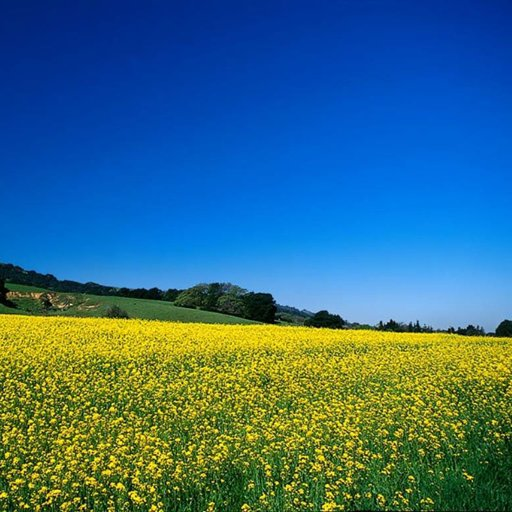
#> input picture taller2/a.jpg, 512 x 512 px
$ python taller02.py
#> lines starting #> are read from the running program, lines starting #| are printed output that depends on the picture
import sys
import cv2 as cv
import numpy as np


def main(argv):

    filename = argv[0] if len(argv) > 0 else 'a.jpg'
    # Load the image
    src = cv.imread(cv.samples.findFile(filename))
#> src is the input picture: shape (512, 512, 3); mean B, G, R 129.3, 107.2, 55
    # Check if image is loaded fine
    if src is None:
        print('Error opening image!')
        print(
            'Usage: pyramids.py [image_name -- default ../data/chicky_512.png] \n')
        return -1

    #src = cv.pyrUp(src, dstsize=(2 * cols, 2 * rows))
    src = down_scale(src, "Gaussian_nivel-1.jpg")
#> after the loop in processImage, `for i in range(len(image)):`: new_image = 256 items
    src = down_scale(src, "Gaussian_nivel-2.jpg")
    src = down_scale(src, "Gaussian_nivel-3.jpg")


    src = cv.imread(cv.samples.findFile(filename))
    src = upscale(src, "Gaussian_nivel1.jpg")
#> in proccessImageUpscale, `basic = np.array([0, 0, 0], dtype=np.uint8)`: basic = [0, 0, 0]
#> in proccessImageUpscale, `new_row = np.array([basic]*size)`: new_row = 1024 rows, first 8: [0, 0, 0], [0, 0, 0], [0, 0, 0], [0, 0, 0], [0, 0, 0], [0, 0, 0], [0, 0, 0], [0, 0, 0]
#> in proccessImageUpscale, `new_matrix = np.array([new_row]*size)`: new_matrix: shape (1024, 1024, 3); every value is 0
#> after the loop in proccess_upscale, `for i in range(len(new_image)):`: k = 512
#> in gaussBiggerLayer, `kernel = np.ones((kernel_size, kernel_size), dtype=np.float64)`: kernel = [[1, 1, 1, 1, 1], [1, 1, 1, 1, 1], [1, 1, 1, 1, 1], [1, 1, 1, 1, 1], [1, 1, 1, 1, 1]]
#> in gaussBiggerLayer, `kernel = np.float64([[1/64, 4/64, 6/64, 4/64, 1/64], [4/64, 16/64, 24/..`: kernel = [[0.0156, 0.0625, 0.0938, 0.0625, 0.0156], [0.0625, 0.25, 0.375, 0.25, 0.0625], [0.0938, 0.375, 0.562, 0.375, 0.0938], [0.0625, 0.25, 0.375, 0.25, 0.0625], [0.0156, 0.0625, 0.0938, 0.0625, 0.0156]]
    src = upscale(src, "Gaussian_nivel2.jpg")
#> in proccessImageUpscale (call 2), `new_row = np.array([basic]*size)`: new_row = 2048 rows, first 8: [0, 0, 0], [0, 0, 0], [0, 0, 0], [0, 0, 0], [0, 0, 0], [0, 0, 0], [0, 0, 0], [0, 0, 0]
#> in proccessImageUpscale (call 2), `new_matrix = np.array([new_row]*size)`: new_matrix: shape (2048, 2048, 3); every value is 0
    src = upscale(src, "Gaussian_nivel3.jpg")
#> in proccessImageUpscale (call 3), `new_matrix = np.array([new_row]*size)`: new_matrix: shape (4096, 4096, 3); every value is 0

    ## Diferencias de nivel (Laplaciana)
    aux = cv.imread('Gaussian_nivel-3.jpg')
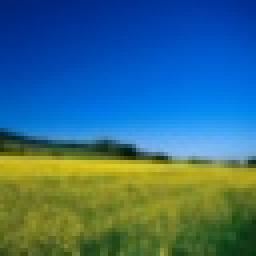
#> aux: shape (64, 64, 3) (shown 4 times larger); mean B, G, R 128.8, 107.6, 55.4
    cv.imwrite("Laplaciana_nivel_0.jpg",aux)
    #laplaciana nivel 1
    src = cv.imread('Gaussian_nivel-2.jpg') - upscale2(aux)
#> in proccessImageUpscale (call 4), `new_row = np.array([basic]*size)`: new_row = 128 rows, first 8: [0, 0, 0], [0, 0, 0], [0, 0, 0], [0, 0, 0], [0, 0, 0], [0, 0, 0], [0, 0, 0], [0, 0, 0]
#> in proccessImageUpscale (call 4), `new_matrix = np.array([new_row]*size)`: new_matrix: shape (128, 128, 3); every value is 0
#> the loop in proccess_upscale (call 4), `for i in range(len(new_image)):` made 128 passes
#> after the loop in proccess_upscale (call 4), `for i in range(len(new_image)):`:
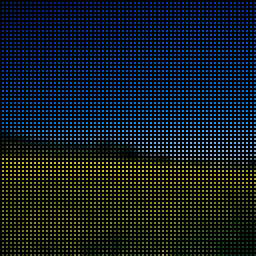
#> new_image: shape (128, 128, 3) (shown 2 times larger); mean of channels 0, 1, 2 32.2, 26.9, 13.8; drawn as B, G, R
#> after the loop in proccess_upscale (call 4), `for i in range(len(new_image)):`: k = 64
#> src: shape (128, 128, 3)
    cv.imwrite("Laplaciana_nivel_1.jpg",src)

    #laplaciana nivel 2
    aux = cv.imread('Gaussian_nivel-2.jpg')
#> aux: shape (128, 128, 3)
    src = cv.imread('Gaussian_nivel-1.jpg') - upscale2(aux)
#> in proccessImageUpscale (call 5), `new_row = np.array([basic]*size)`: new_row = 256 rows, first 8: [0, 0, 0], [0, 0, 0], [0, 0, 0], [0, 0, 0], [0, 0, 0], [0, 0, 0], [0, 0, 0], [0, 0, 0]
#> in proccessImageUpscale (call 5), `new_matrix = np.array([new_row]*size)`: new_matrix: shape (256, 256, 3); every value is 0
#> after the loop in proccess_upscale (call 5), `for i in range(len(new_image)):`:
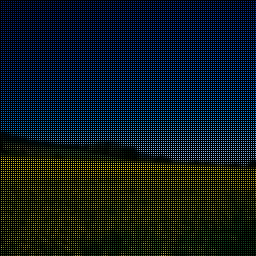
#> new_image: shape (256, 256, 3); mean of channels 0, 1, 2 32.3, 26.8, 13.8; drawn as B, G, R
#> after the loop in proccess_upscale (call 5), `for i in range(len(new_image)):`: k = 128
#> src: shape (256, 256, 3)
    cv.imwrite("Laplaciana_nivel_2.jpg",src)

    #laplaciana nivel 3
    aux = cv.imread('Gaussian_nivel-1.jpg')
#> aux: shape (256, 256, 3)
    src = cv.imread(filename) - upscale2(aux)
#> in proccessImageUpscale (call 6), `new_row = np.array([basic]*size)`: new_row = 512 rows, first 8: [0, 0, 0], [0, 0, 0], [0, 0, 0], [0, 0, 0], [0, 0, 0], [0, 0, 0], [0, 0, 0], [0, 0, 0]
#> in proccessImageUpscale (call 6), `new_matrix = np.array([new_row]*size)`: new_matrix: shape (512, 512, 3); every value is 0
#> after the loop in proccess_upscale (call 6), `for i in range(len(new_image)):`:
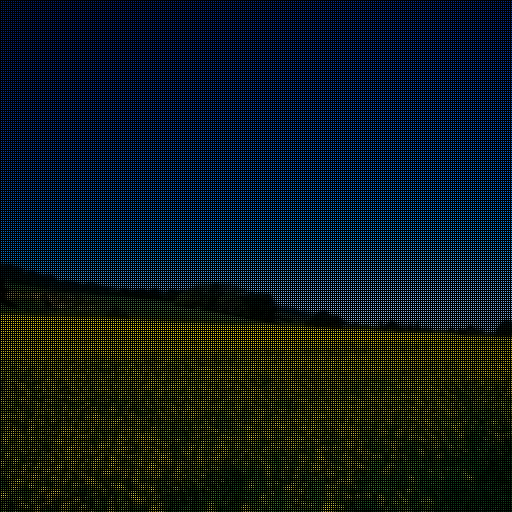
#> new_image: shape (512, 512, 3); mean of channels 0, 1, 2 32.3, 26.8, 13.8; drawn as B, G, R
#> after the loop in proccess_upscale (call 6), `for i in range(len(new_image)):`: k = 256
#> src: shape (512, 512, 3)
    cv.imwrite("Laplaciana_nivel_3.jpg",src)

    #laplaciana nivel 4
    aux = cv.imread(filename)
    src = cv.imread('Gaussian_nivel1.jpg') - upscale2(aux)
#> in proccessImageUpscale (call 7), `new_row = np.array([basic]*size)`: new_row = 1024 rows, first 8: [0, 0, 0], [0, 0, 0], [0, 0, 0], [0, 0, 0], [0, 0, 0], [0, 0, 0], [0, 0, 0], [0, 0, 0]
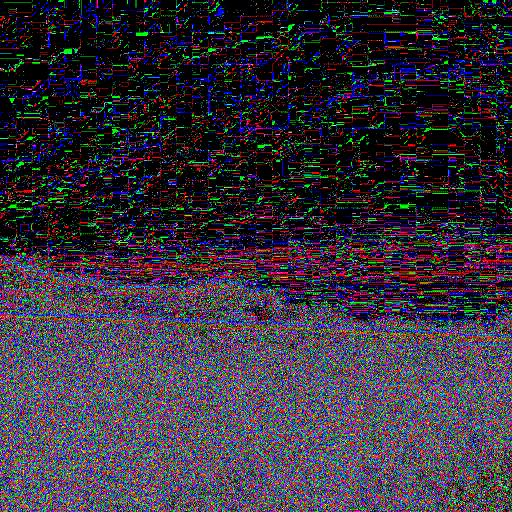
#> src: shape (1024, 1024, 3) (shown at 1/2 size); mean B, G, R 60.4, 49.1, 54.1
    cv.imwrite("Laplaciana_nivel_4.jpg",src)

    #laplaciana nivel 5
    aux = cv.imread('Gaussian_nivel1.jpg')
#> aux: shape (1024, 1024, 3)
    src = cv.imread('Gaussian_nivel2.jpg') - upscale2(aux)
#> in proccessImageUpscale (call 8), `new_row = np.array([basic]*size)`: new_row = 2048 rows, first 8: [0, 0, 0], [0, 0, 0], [0, 0, 0], [0, 0, 0], [0, 0, 0], [0, 0, 0], [0, 0, 0], [0, 0, 0]
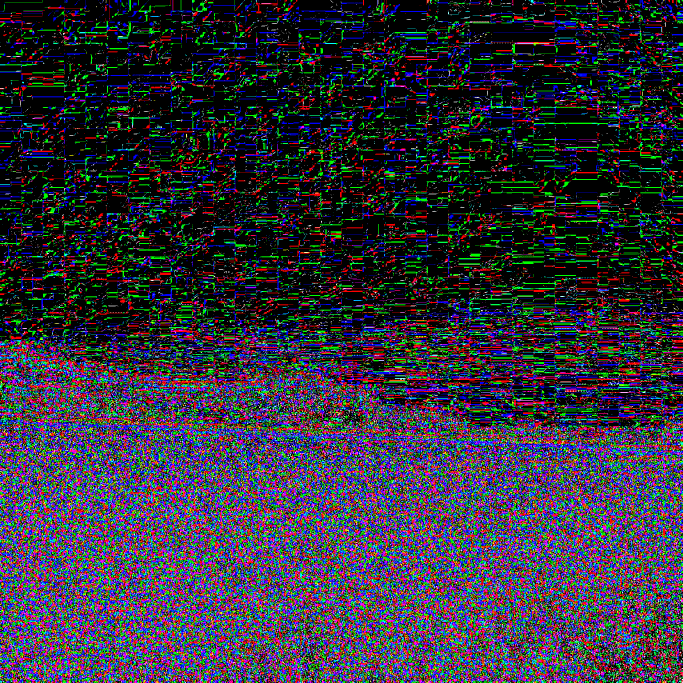
#> src: shape (2048, 2048, 3) (shown at 1/3 size); mean B, G, R 60.7, 49.4, 51
    cv.imwrite("Laplaciana_nivel_5.jpg",src)

    #laplaciana nivel 6
    aux = cv.imread('Gaussian_nivel2.jpg')
#> aux: shape (2048, 2048, 3)
    src = cv.imread('Gaussian_nivel3.jpg') - upscale2(aux)
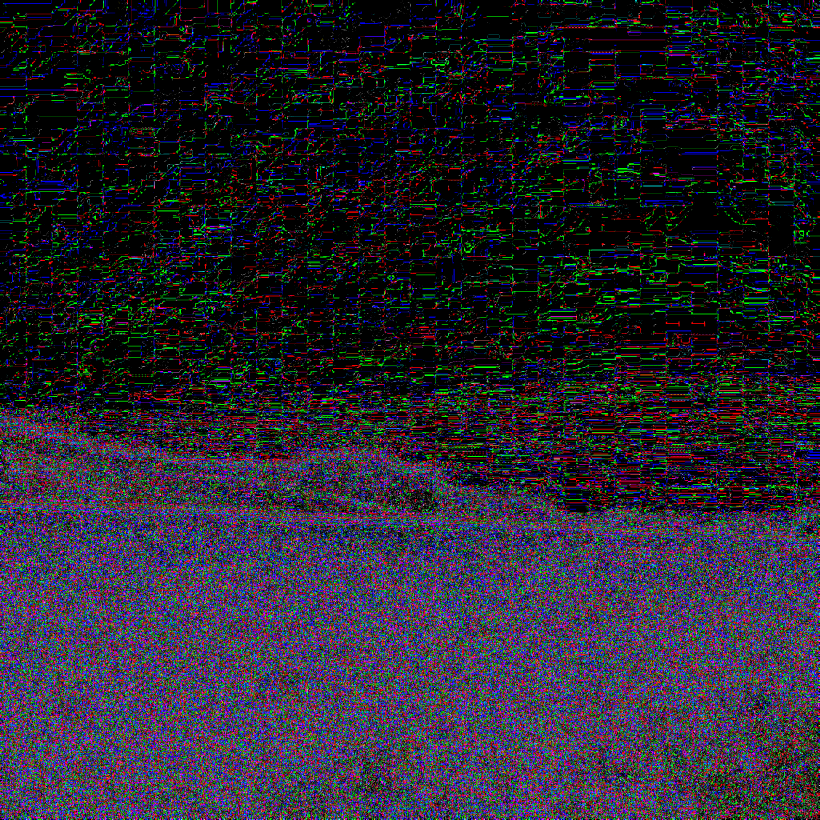
#> src: shape (4096, 4096, 3) (shown at 1/5 size); mean B, G, R 49.1, 37.3, 40.6
    cv.imwrite("Laplaciana_nivel_6.jpg",src)

    return 0

def laplaciana(img1, img2):
    img2 = upscale2(img2)
    return img1 - img2

# Upscale que escribe la imagen de una
def upscale(src, title):
    new_matrix = proccessImageUpscale(src)
    new_matrix = proccess_upscale(src, new_matrix)
    src = gaussBiggerLayer(new_matrix)
    cv.imwrite(title, src)
    return src

# upscale que no escribe la imagen
def upscale2(src):
    new_matrix = proccessImageUpscale(src)
    new_matrix = proccess_upscale(src, new_matrix)
    src = gaussBiggerLayer(new_matrix)
    return src


def proccess_upscale(image, new_image):
    k, z = 0, 0
    #print(new_image.shape)
    for i in range(len(new_image)):
        for j in range(len(new_image)):
            if i % 2 != 0 and j % 2 != 0:
                new_image[i][j] = image[k][z]
                #print(f"{k} + {z}")
                if z < len(image) - 1:
                    z += 1
                else:
                    k += 1
                    z = 0

    return new_image


def down_scale(src, title):
    src = gaussSmallerLayer(src)
    src = processImage(src)
    cv.imwrite(title, src)
    return src


def gaussSmallerLayer(src):
    kernel_size = 5
    kernel = np.ones((kernel_size, kernel_size), dtype=np.float64)
    kernel = np.float64([[1/256, 4/256, 6/256, 4/256, 1/256],
                        [4/256, 16/256, 24/256, 16/256, 4/256],
                        [6/256, 24/256, 36/256, 24/256, 6/256],
                        [4/256, 16/256, 24/256, 16/256, 4/256],
                        [1/256, 4/256, 6/256, 4/256, 1/256]])
    dst = cv.filter2D(src, -1, kernel)
    return(dst)


def gaussBiggerLayer(src):
    kernel_size = 5
    kernel = np.ones((kernel_size, kernel_size), dtype=np.float64)
    kernel = np.float64([[1/64, 4/64, 6/64, 4/64, 1/64],
                        [4/64, 16/64, 24/64, 16/64, 4/64],
                        [6/64, 24/64, 36/64, 24/64, 6/64],
                        [4/64, 16/64, 24/64, 16/64, 4/64],
                        [1/64, 4/64, 6/64, 4/64, 1/64]])
    dst = cv.filter2D(src, -1, kernel)
    return(dst)


def processImage(image):
    new_image = []
    for i in range(len(image)):
        new_row = []
        for j in range(len(image)):
            if i % 2 != 0 and j % 2 != 0:
                new_row.append(image[i][j])
        if new_row:
            new_image.append(np.array(np.array(new_row)))
    return np.array(new_image)


def proccessImageUpscale(image):
    size = image.shape[0]*2
    basic = np.array([0, 0, 0], dtype=np.uint8)
    new_row = np.array([basic]*size)
    new_matrix = np.array([new_row]*size)

    return new_matrix


if __name__ == "__main__":
    main(sys.argv[1:])
